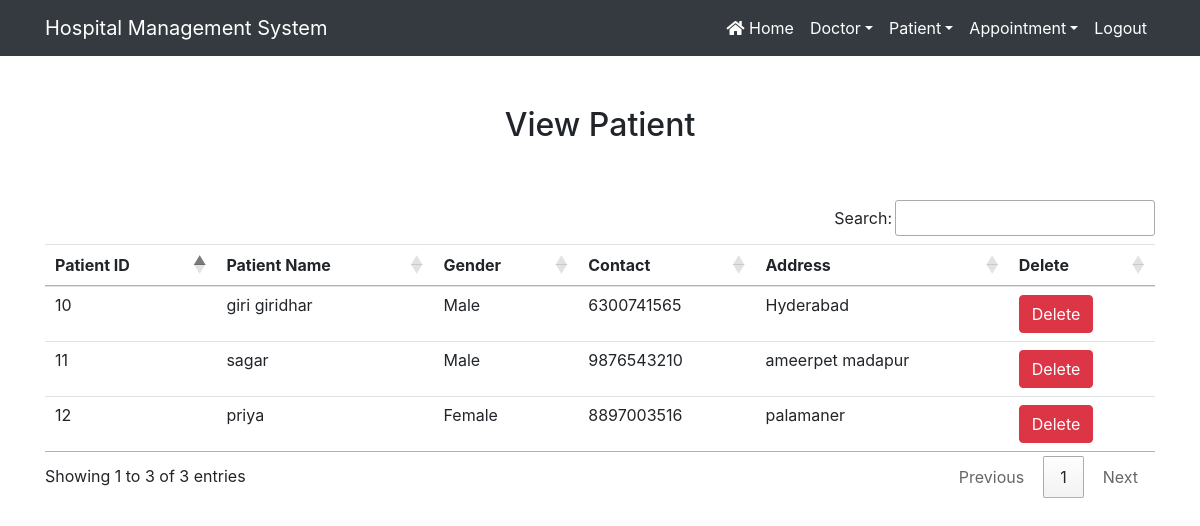
Before: /view_patient/ (signed in) with the older database file.
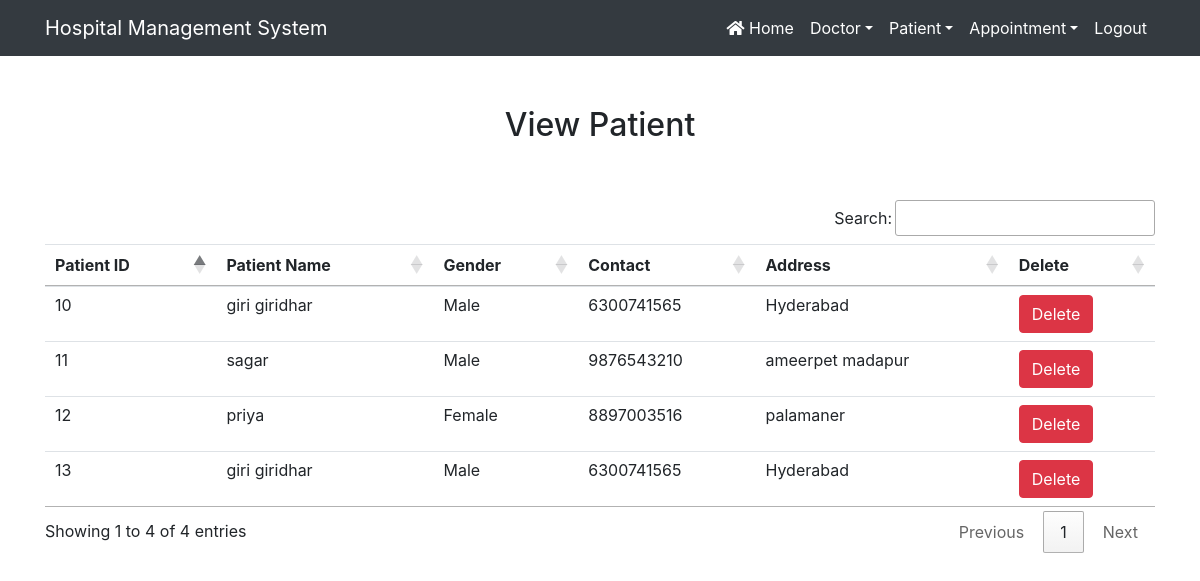
After: the same page with the newer database file.
### Hospital/models.py (models this page shows, shortened)
class Patient(models.Model):
    name=models.CharField(max_length=50)
    gender = models.CharField(max_length=10)
    mobile = models.IntegerField(null=True)
    address = models.CharField(max_length=50)

### Hospital/views.py (the view)
# urls.py: path('view_patient/', View_Patient,name='view_patient'),
def View_Patient(request):
    if not request.user.is_staff:
        return redirect('login')
    pat = Patient.objects.all()
    d = {'pat':pat}
    return render(request,'view_patient.html',d)

### templates/view_patient.html
{% extends 'navigationbar.html' %}
 {% load static %}
{% block body %}
<div class="container" style = "margin-top:50px">
<h2 class="text-center">View Patient</h2>
<br><br>
<table class="table table-hover" id="example">
    <thead>
    <tr>
        <th>Patient ID</th>
        <th>Patient Name</th>
        <th>Gender</th>
        <th>Contact</th>
        <th>Address</th>
        <th>Delete</th>
    </tr>
    </thead>
    <tbody>
    {% for i in pat  %}
    <tr>
        <td>{{ i.id }}</td>
        <td>{{ i.name }}</td>
        <td>{{ i.gender }}</td>
        <td>{{ i.mobile }}</td>
        <td>{{ i.address }}</td>
        <td><a href="{% url 'delete_patient' i.id %}"onclick="return confirm('Are u really want to delete')" class="btn btn-danger">Delete</a> </td>
    </tr>
    {% endfor %}
    </tbody>
</table>
</div>
{% endblock %}

Changed rows visible on the page:
added Patient: id "13", name "giri giridhar", gender "Male", mobile "6300741565", address "Hyderabad"
Other visible differences:
text written by a page script: "Search: Showing 1 to 3 of 3 entries Previous 1 Next" → "Search: Showing 1 to 4 of 4 entries Previous 1 Next"
